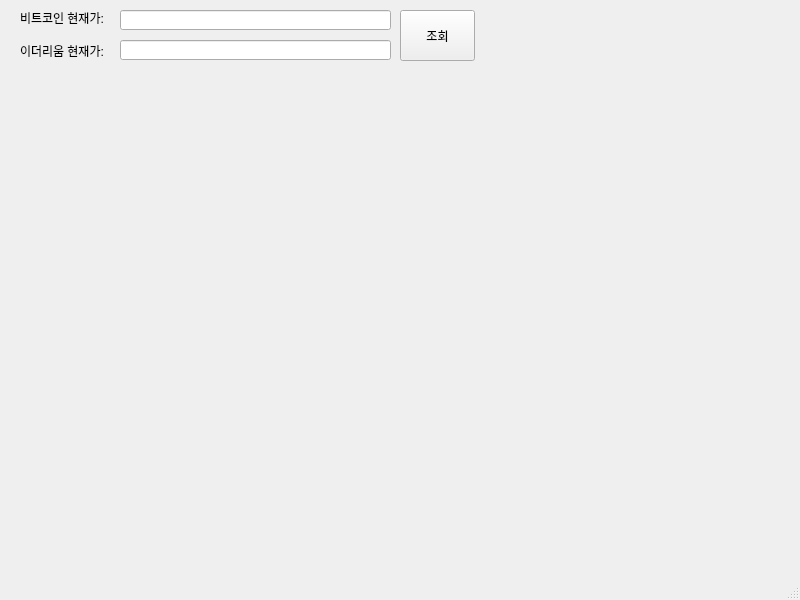
<?xml version="1.0" encoding="UTF-8"?>
<ui version="4.0">
 <class>mainWindow</class>
 <widget class="QMainWindow" name="mainWindow">
  <property name="geometry">
   <rect>
    <x>0</x>
    <y>0</y>
    <width>800</width>
    <height>600</height>
   </rect>
  </property>
  <property name="windowTitle">
   <string>시세 조회기</string>
  </property>
  <property name="windowIcon">
   <iconset>
    <normaloff>DogiCoin.jpg</normaloff>DogiCoin.jpg</iconset>
  </property>
  <widget class="QWidget" name="centralwidget">
   <widget class="QLineEdit" name="lineEdit">
    <property name="geometry">
     <rect>
      <x>120</x>
      <y>10</y>
      <width>271</width>
      <height>20</height>
     </rect>
    </property>
    <property name="text">
     <string/>
    </property>
   </widget>
   <widget class="QLabel" name="label">
    <property name="geometry">
     <rect>
      <x>20</x>
      <y>10</y>
      <width>101</width>
      <height>16</height>
     </rect>
    </property>
    <property name="text">
     <string>비트코인 현재가: </string>
    </property>
   </widget>
   <widget class="QPushButton" name="pushButton">
    <property name="geometry">
     <rect>
      <x>400</x>
      <y>10</y>
      <width>75</width>
      <height>51</height>
     </rect>
    </property>
    <property name="text">
     <string>조회</string>
    </property>
   </widget>
   <widget class="QLineEdit" name="lineEdit_2">
    <property name="geometry">
     <rect>
      <x>120</x>
      <y>40</y>
      <width>271</width>
      <height>20</height>
     </rect>
    </property>
   </widget>
   <widget class="QLabel" name="label_2">
    <property name="geometry">
     <rect>
      <x>20</x>
      <y>40</y>
      <width>91</width>
      <height>21</height>
     </rect>
    </property>
    <property name="text">
     <string>이더리움 현재가: </string>
    </property>
   </widget>
  </widget>
  <widget class="QMenuBar" name="menubar">
   <property name="geometry">
    <rect>
     <x>0</x>
     <y>0</y>
     <width>800</width>
     <height>21</height>
    </rect>
   </property>
  </widget>
  <widget class="QStatusBar" name="statusbar"/>
 </widget>
 <resources/>
 <connections/>
</ui>
